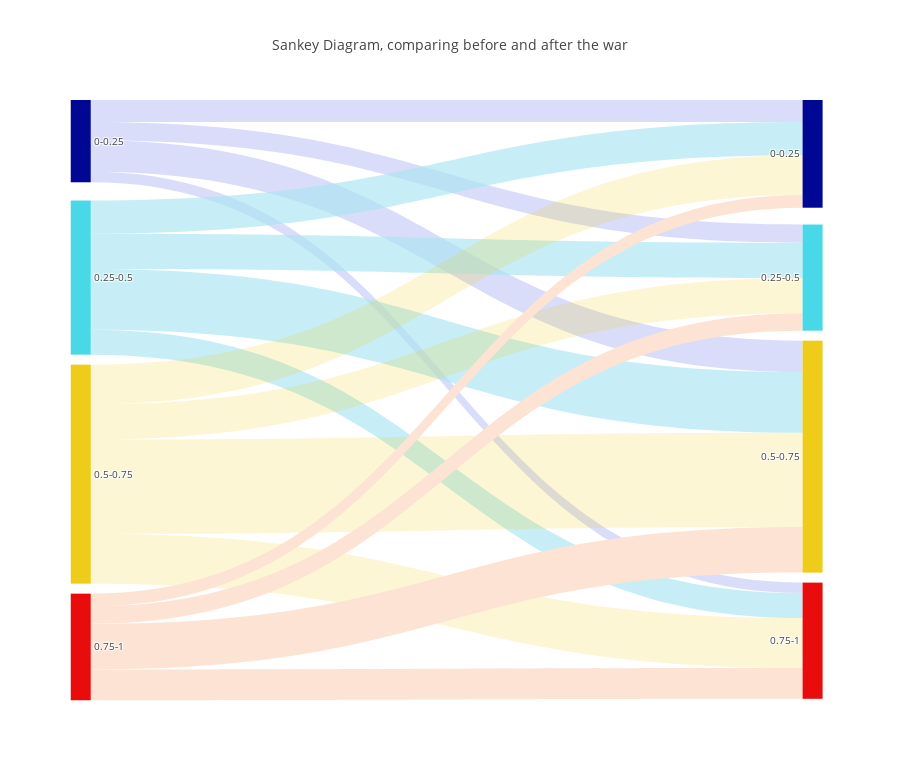

Write notebook code for a chart like this one.
### Code cell
# create sankey plot, as above
links = [['Source','Target','Value','Link Color'],

        # tempo 0 al tempo 1
        [0,4,t01[0,0],'rgba(5, 31, 223, 0.15)'],
        [0,5,t01[0,0.25],'rgba(5, 31, 223, 0.15)'],
        [0,6,t01[0,0.5],'rgba(5, 31, 223, 0.15)'],
        [0,7,t01[0,1],'rgba(5, 31, 223, 0.15)'],

        [1,4,t01[0.25,0],'rgba(170, 230, 242, 0.66)'],
        [1,5,t01[0.25,0.25],'rgba(170, 230, 242, 0.66)'],
        [1,6,t01[0.25,0.5],'rgba(170, 230, 242, 0.66)'],
        [1,7,t01[0.25,1],'rgba(170, 230, 242, 0.66)'],

        [2,4,t01[0.5,0],'rgba(239, 203, 26, 0.18)'],
        [2,5,t01[0.5,0.25],'rgba(239, 203, 26, 0.18)'],
        [2,6,t01[0.5,0.5],'rgba(239, 203, 26, 0.18)'],
        [2,7,t01[0.5,1],'rgba(239, 203, 26, 0.18)'],
         
        [3,4,t01[1,0],'rgba(253,227,212,1'],
        [3,5,t01[1,0.25],'rgba(253,227,212,1'],
        [3,6,t01[1,0.5],'rgba(253,227,212,1'],
        [3,7,t01[1,1],'rgba(253,227,212,1'],
        ]
         

# Nodes & links
nodes = [['ID', 'Label', 'Color'],
        [0,'0-0.25','#000793'],
        [1,'0.25-0.5','#49D8E8'],
        [2,'0.5-0.75','#EFCB1A'],
        [3,'0.75-1','#E80C0C'],
        [4,'0-0.25','#000793'],
        [5,'0.25-0.5','#49D8E8'],
        [6,'0.5-0.75','#EFCB1A'],
        [7,'0.75-1','#E80C0C'],
        ]

# Retrieve headers and build dataframes
nodes_headers = nodes.pop(0)
links_headers = links.pop(0)
df_nodes = pd.DataFrame(nodes, columns = nodes_headers)
df_links = pd.DataFrame(links, columns = links_headers)
#df_nodes['counts']=count_nodes
# Sankey plot setup
data_trace = dict(
    type='sankey',
    arrangement = "snap",
    domain = dict(
      x =  [0,1],
      y =  [0,1]
    ),
    orientation = "h",
    valueformat = ".0f",
    node = dict(
      pad = 10,
    # thickness = 30,
      line = dict(
        color = "black",
        width = 0,
        #value=df_nodes['counts'].dropna(axis=0, how='any')
      ),
      #value=df_nodes['counts'].dropna(axis=0, how='any'),
      label =  df_nodes['Label'].dropna(axis=0, how='any'),
      y=[0.001,0.3,0.6,0.9,0.001,0.3,0.6,0.9],
      x=[0.001,0.001,0.001,0.001,0.99,0.99,0.99,0.99],
      color = df_nodes['Color'],
    ),
    link = dict(
      source = df_links['Source'].dropna(axis=0, how='any'),
      target = df_links['Target'].dropna(axis=0, how='any'),
      value = df_links['Value'].dropna(axis=0, how='any'),
      color = df_links['Link Color'].dropna(axis=0, how='any'),
  )
)

layout = dict(
        title = "Sankey Diagram, comparing before and after the war",
    height = 772,
    font = dict(
      size = 10),)

fig = dict(data=[data_trace], layout=layout)
iplot(fig, validate=False)

### Figure 1 — Plotly figure (JSON) as saved in the notebook; plotly's stock layout.template omitted (floating-point values rounded to 4 significant figures)
{"data": [{"arrangement": "snap", "domain": {"x": [0, 1], "y": [0, 1]}, "link": {"color": ["rgba(5, 31, 223, 0.15)", "rgba(5, 31, 223, 0.15)", "rgba(5, 31, 223, 0.15)", "rgba(5, 31, 223, 0.15)", "rgba(170, 230, 242, 0.66)", "rgba(170, 230, 242, 0.66)", "rgba(170, 230, 242, 0.66)", "rgba(170, 230, 242, 0.66)", "rgba(239, 203, 26, 0.18)", "rgba(239, 203, 26, 0.18)", "rgba(239, 203, 26, 0.18)", "rgba(239, 203, 26, 0.18)", "rgba(253,227,212,1", "rgba(253,227,212,1", "rgba(253,227,212,1", "rgba(253,227,212,1"], "source": [0, 0, 0, 0, 1, 1, 1, 1, 2, 2, 2, 2, 3, 3, 3, 3], "target": [4, 5, 6, 7, 4, 5, 6, 7, 4, 5, 6, 7, 4, 5, 6, 7], "value": [99, 82, 141, 47, 149, 158, 272, 112, 178, 158, 422, 224, 57, 78, 205, 138]}, "node": {"color": ["#000793", "#49D8E8", "#EFCB1A", "#E80C0C", "#000793", "#49D8E8", "#EFCB1A", "#E80C0C"], "label": ["0-0.25", "0.25-0.5", "0.5-0.75", "0.75-1", "0-0.25", "0.25-0.5", "0.5-0.75", "0.75-1"], "line": {"color": "black", "width": 0}, "pad": 10, "x": [0.001, 0.001, 0.001, 0.001, 0.99, 0.99, 0.99, 0.99], "y": [0.001, 0.3, 0.6, 0.9, 0.001, 0.3, 0.6, 0.9]}, "orientation": "h", "type": "sankey", "valueformat": ".0f"}], "layout": {"font": {"size": 10}, "height": 772, "title": "Sankey Diagram, comparing before and after the war"}}
